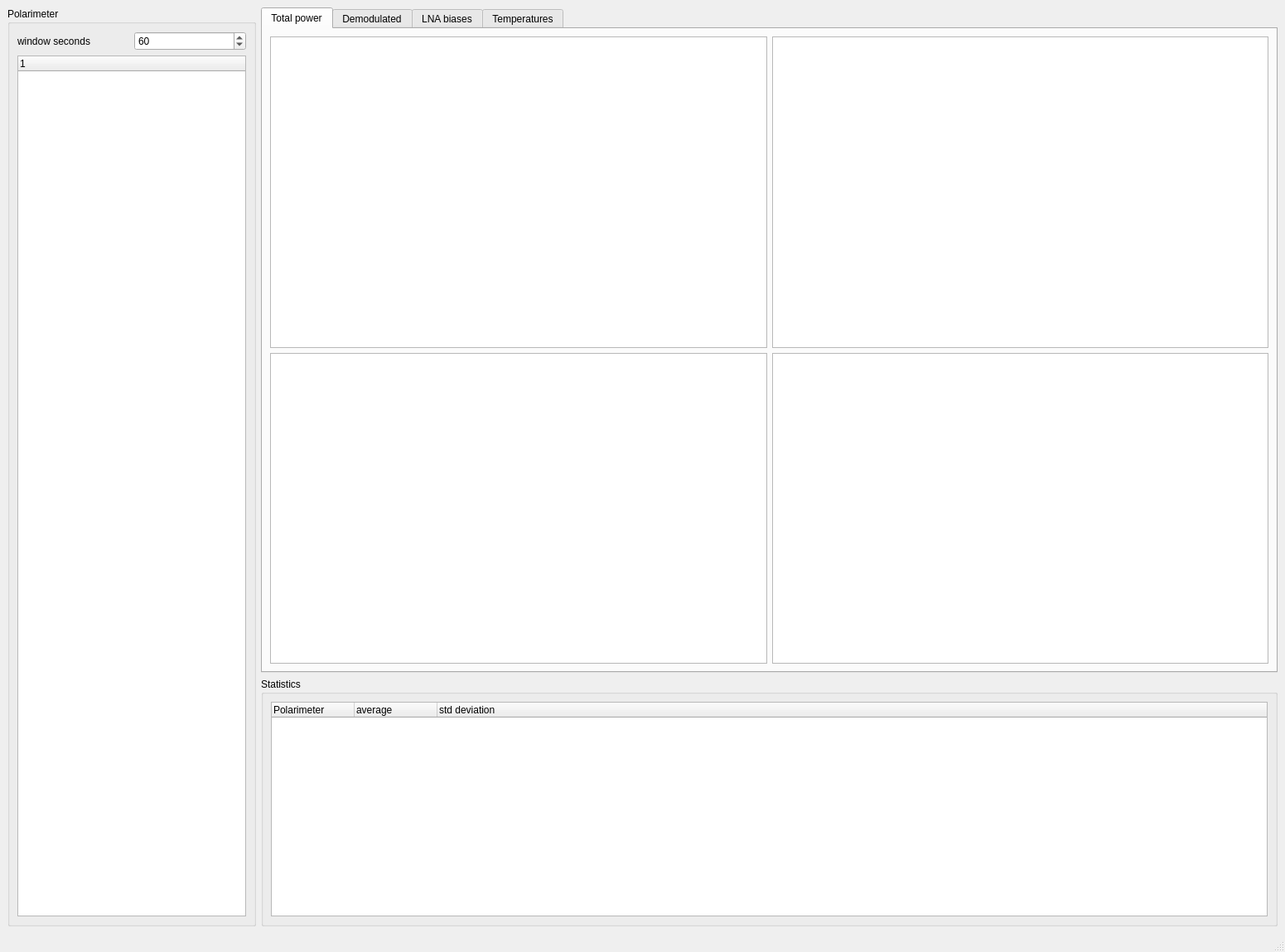
<?xml version="1.0" encoding="UTF-8"?>
<ui version="4.0">
 <class>MainWindow</class>
 <widget class="QMainWindow" name="MainWindow">
  <property name="geometry">
   <rect>
    <x>0</x>
    <y>0</y>
    <width>1551</width>
    <height>1149</height>
   </rect>
  </property>
  <property name="windowTitle">
   <string>MainWindow</string>
  </property>
  <widget class="QWidget" name="centralwidget">
   <layout class="QHBoxLayout" name="horizontalLayout_3">
    <item>
     <widget class="QGroupBox" name="groupBox">
      <property name="maximumSize">
       <size>
        <width>300</width>
        <height>16777215</height>
       </size>
      </property>
      <property name="title">
       <string>Polarimeter</string>
      </property>
      <layout class="QHBoxLayout" name="horizontalLayout_4">
       <item>
        <layout class="QVBoxLayout" name="verticalLayout_2">
         <item>
          <layout class="QHBoxLayout" name="horizontalLayout_5" stretch="0,0">
           <item>
            <widget class="QLabel" name="label_2">
             <property name="text">
              <string>window seconds</string>
             </property>
            </widget>
           </item>
           <item>
            <widget class="QSpinBox" name="ws_spinbox">
             <property name="maximum">
              <number>1000</number>
             </property>
             <property name="singleStep">
              <number>10</number>
             </property>
             <property name="value">
              <number>60</number>
             </property>
            </widget>
           </item>
          </layout>
         </item>
         <item>
          <widget class="QTreeWidget" name="polarimeter_tree">
           <property name="maximumSize">
            <size>
             <width>16777215</width>
             <height>16777215</height>
            </size>
           </property>
           <column>
            <property name="text">
             <string notr="true"/>
            </property>
           </column>
          </widget>
         </item>
        </layout>
       </item>
      </layout>
     </widget>
    </item>
    <item>
     <layout class="QVBoxLayout" name="verticalLayout_4">
      <item>
       <widget class="QTabWidget" name="tab_group">
        <property name="currentIndex">
         <number>0</number>
        </property>
        <widget class="QWidget" name="tab_pwr">
         <attribute name="title">
          <string>Total power</string>
         </attribute>
         <layout class="QGridLayout" name="gridLayout_2">
          <item row="0" column="0">
           <widget class="QtCharts::QChartView" name="pwr_q1">
            <property name="sizePolicy">
             <sizepolicy hsizetype="Preferred" vsizetype="Preferred">
              <horstretch>0</horstretch>
              <verstretch>0</verstretch>
             </sizepolicy>
            </property>
           </widget>
          </item>
          <item row="0" column="1">
           <widget class="QtCharts::QChartView" name="pwr_q2">
            <property name="sizePolicy">
             <sizepolicy hsizetype="Preferred" vsizetype="Preferred">
              <horstretch>0</horstretch>
              <verstretch>0</verstretch>
             </sizepolicy>
            </property>
           </widget>
          </item>
          <item row="1" column="0">
           <widget class="QtCharts::QChartView" name="pwr_u1">
            <property name="sizePolicy">
             <sizepolicy hsizetype="Preferred" vsizetype="Preferred">
              <horstretch>0</horstretch>
              <verstretch>0</verstretch>
             </sizepolicy>
            </property>
           </widget>
          </item>
          <item row="1" column="1">
           <widget class="QtCharts::QChartView" name="pwr_u2">
            <property name="sizePolicy">
             <sizepolicy hsizetype="Preferred" vsizetype="Preferred">
              <horstretch>0</horstretch>
              <verstretch>0</verstretch>
             </sizepolicy>
            </property>
           </widget>
          </item>
         </layout>
        </widget>
        <widget class="QWidget" name="tab_dem">
         <attribute name="title">
          <string>Demodulated</string>
         </attribute>
         <layout class="QGridLayout" name="gridLayout_3">
          <item row="0" column="0">
           <widget class="QtCharts::QChartView" name="dem_q1">
            <property name="sizePolicy">
             <sizepolicy hsizetype="Preferred" vsizetype="Preferred">
              <horstretch>0</horstretch>
              <verstretch>0</verstretch>
             </sizepolicy>
            </property>
           </widget>
          </item>
          <item row="0" column="1">
           <widget class="QtCharts::QChartView" name="dem_q2">
            <property name="sizePolicy">
             <sizepolicy hsizetype="Preferred" vsizetype="Preferred">
              <horstretch>0</horstretch>
              <verstretch>0</verstretch>
             </sizepolicy>
            </property>
           </widget>
          </item>
          <item row="1" column="0">
           <widget class="QtCharts::QChartView" name="dem_u1">
            <property name="sizePolicy">
             <sizepolicy hsizetype="Preferred" vsizetype="Preferred">
              <horstretch>0</horstretch>
              <verstretch>0</verstretch>
             </sizepolicy>
            </property>
           </widget>
          </item>
          <item row="1" column="1">
           <widget class="QtCharts::QChartView" name="dem_u2">
            <property name="sizePolicy">
             <sizepolicy hsizetype="Preferred" vsizetype="Preferred">
              <horstretch>0</horstretch>
              <verstretch>0</verstretch>
             </sizepolicy>
            </property>
           </widget>
          </item>
         </layout>
        </widget>
        <widget class="QWidget" name="tab_lna">
         <attribute name="title">
          <string>LNA biases</string>
         </attribute>
         <layout class="QHBoxLayout" name="horizontalLayout">
          <item>
           <widget class="QFrame" name="frame">
            <property name="frameShape">
             <enum>QFrame::StyledPanel</enum>
            </property>
            <property name="frameShadow">
             <enum>QFrame::Raised</enum>
            </property>
            <layout class="QGridLayout" name="gridLayout">
             <item row="0" column="0">
              <widget class="QtCharts::QChartView" name="id">
               <property name="sizePolicy">
                <sizepolicy hsizetype="Preferred" vsizetype="Preferred">
                 <horstretch>0</horstretch>
                 <verstretch>0</verstretch>
                </sizepolicy>
               </property>
              </widget>
             </item>
             <item row="0" column="1">
              <widget class="QtCharts::QChartView" name="ig">
               <property name="sizePolicy">
                <sizepolicy hsizetype="Preferred" vsizetype="Preferred">
                 <horstretch>0</horstretch>
                 <verstretch>0</verstretch>
                </sizepolicy>
               </property>
              </widget>
             </item>
             <item row="1" column="0">
              <widget class="QtCharts::QChartView" name="vd">
               <property name="sizePolicy">
                <sizepolicy hsizetype="Preferred" vsizetype="Preferred">
                 <horstretch>0</horstretch>
                 <verstretch>0</verstretch>
                </sizepolicy>
               </property>
              </widget>
             </item>
             <item row="1" column="1">
              <widget class="QtCharts::QChartView" name="vg">
               <property name="sizePolicy">
                <sizepolicy hsizetype="Preferred" vsizetype="Preferred">
                 <horstretch>0</horstretch>
                 <verstretch>0</verstretch>
                </sizepolicy>
               </property>
              </widget>
             </item>
            </layout>
           </widget>
          </item>
          <item>
           <widget class="QGroupBox" name="groupBox_3">
            <property name="maximumSize">
             <size>
              <width>120</width>
              <height>16777215</height>
             </size>
            </property>
            <property name="title">
             <string>GroupBox</string>
            </property>
            <layout class="QVBoxLayout" name="verticalLayout">
             <item>
              <widget class="QCheckBox" name="hk0">
               <property name="text">
                <string>HK0 (HA1)</string>
               </property>
              </widget>
             </item>
             <item>
              <widget class="QCheckBox" name="hk1">
               <property name="text">
                <string>HK1 (HA2)</string>
               </property>
              </widget>
             </item>
             <item>
              <widget class="QCheckBox" name="hk2">
               <property name="text">
                <string>HK2 (HA3)</string>
               </property>
              </widget>
             </item>
             <item>
              <widget class="QCheckBox" name="hk5">
               <property name="text">
                <string>HK5 (HB1)</string>
               </property>
              </widget>
             </item>
             <item>
              <widget class="QCheckBox" name="hk4">
               <property name="text">
                <string>HK4 (HB2)</string>
               </property>
              </widget>
             </item>
             <item>
              <widget class="QCheckBox" name="hk3">
               <property name="text">
                <string>HK3 (HB3)</string>
               </property>
              </widget>
             </item>
             <item>
              <widget class="QCheckBox" name="hk4a">
               <property name="text">
                <string>HK4A</string>
               </property>
              </widget>
             </item>
             <item>
              <widget class="QCheckBox" name="hk5a">
               <property name="text">
                <string>HK5A</string>
               </property>
              </widget>
             </item>
            </layout>
           </widget>
          </item>
         </layout>
        </widget>
        <widget class="QWidget" name="tab_temp">
         <attribute name="title">
          <string>Temperatures</string>
         </attribute>
         <layout class="QGridLayout" name="gridLayout_4">
          <item row="0" column="0">
           <widget class="QtCharts::QChartView" name="temp"/>
          </item>
         </layout>
        </widget>
       </widget>
      </item>
      <item>
       <widget class="QGroupBox" name="groupBox_2">
        <property name="maximumSize">
         <size>
          <width>16777215</width>
          <height>300</height>
         </size>
        </property>
        <property name="title">
         <string>Statistics</string>
        </property>
        <layout class="QHBoxLayout" name="horizontalLayout_2">
         <item>
          <widget class="QTreeWidget" name="stats_tree">
           <property name="columnCount">
            <number>3</number>
           </property>
           <column>
            <property name="text">
             <string notr="true">Polarimeter</string>
            </property>
           </column>
           <column>
            <property name="text">
             <string>average</string>
            </property>
           </column>
           <column>
            <property name="text">
             <string>std deviation</string>
            </property>
           </column>
          </widget>
         </item>
        </layout>
       </widget>
      </item>
     </layout>
    </item>
   </layout>
  </widget>
  <widget class="QMenuBar" name="menubar">
   <property name="geometry">
    <rect>
     <x>0</x>
     <y>0</y>
     <width>1551</width>
     <height>22</height>
    </rect>
   </property>
  </widget>
  <widget class="QStatusBar" name="statusbar"/>
 </widget>
 <customwidgets>
  <customwidget>
   <class>QtCharts::QChartView</class>
   <extends>QGraphicsView</extends>
   <header location="global">QtCharts/QChartView</header>
  </customwidget>
 </customwidgets>
 <resources/>
 <connections/>
</ui>
